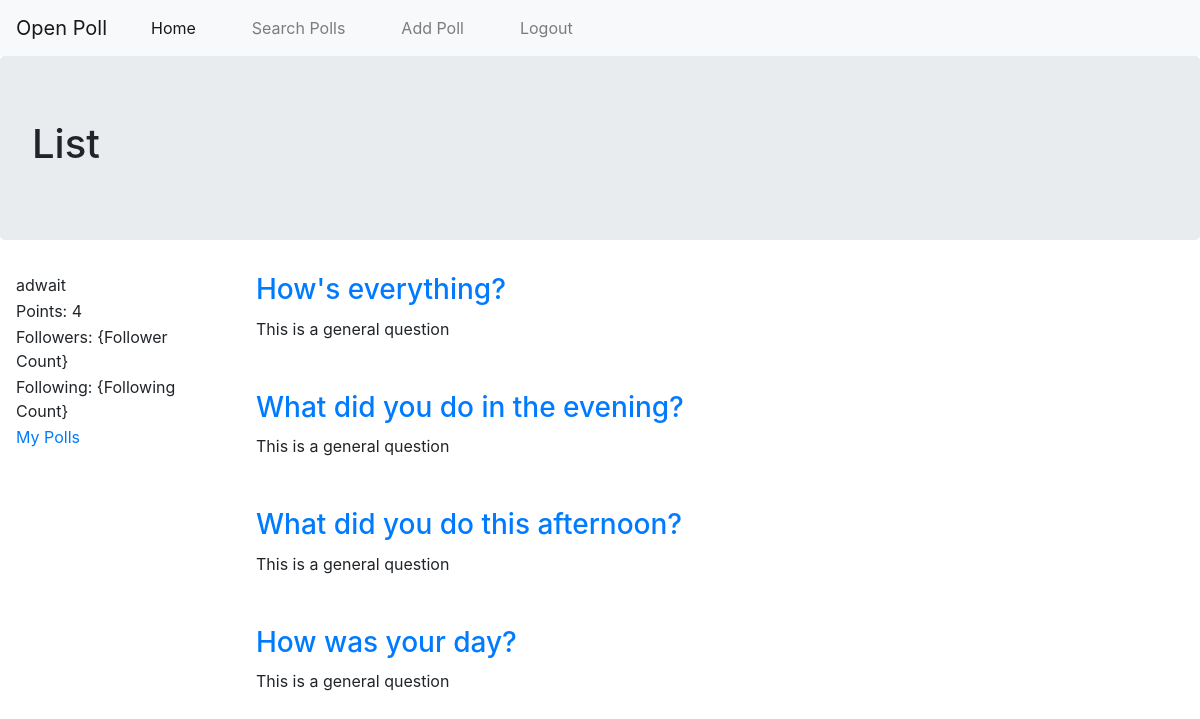
The app's page /poll_list/General (signed in) with its own data.
### BaseApp/models.py (models this page shows, shortened)
class UserProfile(models.Model):
    user = models.OneToOneField(User, on_delete=models.CASCADE, related_name="user_profile")
    user_points = models.PositiveIntegerField(default=1)
    profile_pic = models.ImageField(upload_to='profile_pic', blank=True, null=True, default='')

class Question(models.Model):
    user = models.ForeignKey('UserProfile', on_delete=models.CASCADE)
    question_text = models.CharField(max_length=300, blank=False)
    question_topic = models.CharField(max_length=300, default="Misc")
    question_comments = models.TextField(max_length=500, blank=True)
    responders = models.ManyToManyField(UserProfile, related_name="questions")

### BaseApp/views.py (the view)
# urls.py: path('poll_list/', views.PollList.as_view(), name='poll_list'),
class PollList(View):
    template_name = "BaseApp/poll_list.html"
    list_title = "List"
    ctxt = {'list_title':list_title}
    def get(self, request, question_topic=""):
        if question_topic is not "":
            self.ctxt['question_list'] = c_util.getQuestionsByTopic(question_topic)
            return render(request, self.template_name, context=self.ctxt)
        else:
            if request.user.is_authenticated:
                currentUser, obj = UserProfile.objects.get_or_create(user=request.user)
                self.ctxt['question_list'] = c_util.getQuestionsByUser(currentUser)
                return render(request, self.template_name, context=self.ctxt)
        return HttpResponseRedirect(reverse("base_app:Home"))

### BaseApp/content_util.py (called while the page is built)
def getQuestionsByTopic(question_topic):
    if question_topic is None:
        return None
    return Question.objects.filter(question_topic=question_topic)

### templates/BaseApp/poll_list.html (shortened to what this page needs)
<!DOCTYPE html>
{% extends 'BaseApp/base.html' %}

### templates/BaseApp/base.html (shortened to what this page needs)
<!DOCTYPE html>
{% load static %}
<html lang="en" dir="ltr">
  <head>
    <link rel="stylesheet" href="https://stackpath.bootstrapcdn.com/bootstrap/4.4.1/css/bootstrap.min.css">
    <link rel="stylesheet" href="{% static 'css/base.css' %}">
  </head>
  <body>
    <nav class="navbar navbar-expand-lg navbar-light bg-light nav-fill">
      <a class="navbar-brand" href="{% url 'base_app:Home' %}">Open Poll</a>
      <div class="collapse navbar-collapse" id="navbarNav">
        <ul class="navbar-nav">
          <li class="nav-item active">
            <a class="nav-link" href="{% url 'base_app:Home' %}">Home</a>
          </li>
          <li class="nav-item">
            <a class="nav-link" href="{% url 'base_app:poll_search' %}">Search Polls</a>
          </li>
          <li>
            {% if user.is_authenticated %}
            <a class="nav-link" href="{% url 'base_app:add_poll' %}">Add Poll</a>
            <li class="nav-item">
              <a class="nav-link" href="{% url 'base_app:user_logout' %}">Logout</a>
            </li>
            {% else %}
              <button type="button" class="nav-item btn btn-outline-success" data-toggle="modal" data-target="#loginModal" name="button">LogIn</button>
              <li class="nav-item">
                <a class="nav-link" data-toggle="modal" data-target="#signupModal" href="#">SignUp</a>
              </li>
            {% endif %}
          </li>
        </ul>
      </div>
    </nav>
  <div class="jumbotron">
    <h1>{{ list_title }}</h1>
  </div>
    {% block left_block %}
    <div class="profile_info container">
      <table>
        <tr><td>{{ user.username }}</td></tr>
        <tr><td>Points: {{ user.user_profile.user_points }}</td></tr>
        <tr><td>Followers: {Follower Count}</td></tr>
        <tr><td>Following: {Following Count}</td></tr>
        {% if user.is_authenticated %}
        <tr><td><a href="{% url 'base_app:poll_list' %}">My Polls</a></td></tr>
        {% endif %}
      </table>
    </div>
    {% endblock %}
    {% block main_list_block %}
      <div class="main_list container">
        <table>
          {% for q in question_list %}
            <tr>
              <table>
                <tr> <td> <a href="{% url 'base_app:poll' q.id %}"> <h3> {{q.question_text}} </h3> </a> </td></tr>
                <tr> <td> {{q.question_comments}} </td></tr>
              </table>
              <br>
              <br>
            </tr>
          {% endfor %}
        </table>
      </div>
    {% endblock %}
  </body>
</html>

### static/css/base.css (style rules this page uses)
* { box-sizing: border-box; }
.profile_info { width: 20%; float: left; }
.main_list { width: 60%; float: left; }
.navbar-nav > li { padding-left: 20px; padding-right: 20px; }

### records on screen
Question: question_text "How's everything?", question_comments "This is a general question"
Question: question_text "What did you do in the evening?", question_comments "This is a general question"
Question: question_text "What did you do this afternoon?", question_comments "This is a general question"
Question: question_text "How was your day?", question_comments "This is a general question"

### other values on screen
{{ list_title }} "List"
{{ user.username }} "adwait"
{{ user.user_profile.user_points }} "4"
